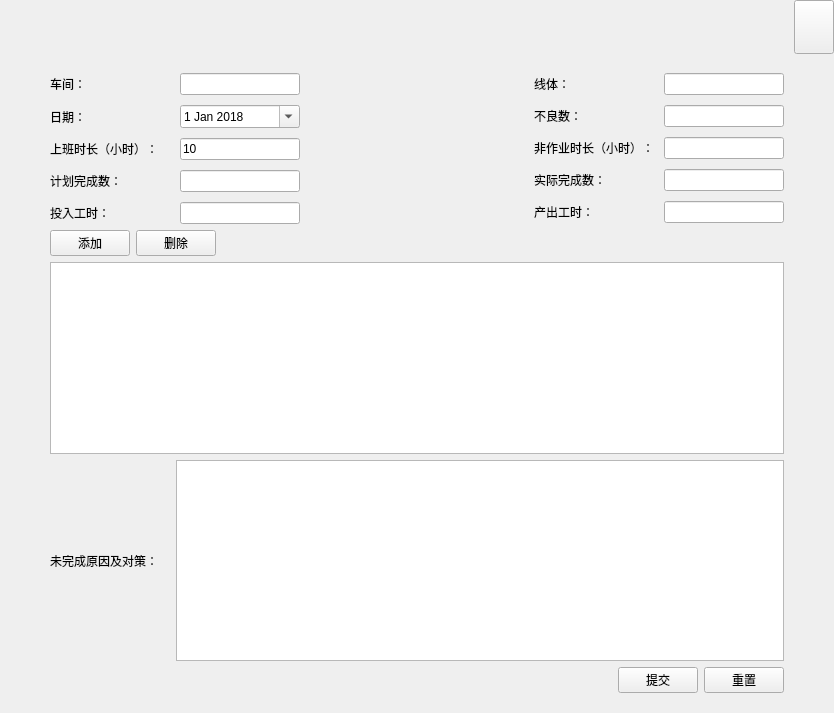
<?xml version="1.0" encoding="UTF-8"?>
<ui version="4.0">
 <class>AddDailyWorkProduct</class>
 <widget class="QWidget" name="AddDailyWorkProduct">
  <property name="geometry">
   <rect>
    <x>0</x>
    <y>0</y>
    <width>834</width>
    <height>713</height>
   </rect>
  </property>
  <property name="windowTitle">
   <string>Form</string>
  </property>
  <layout class="QVBoxLayout" name="verticalLayout_2" stretch="1,10">
   <property name="spacing">
    <number>0</number>
   </property>
   <property name="leftMargin">
    <number>0</number>
   </property>
   <property name="topMargin">
    <number>0</number>
   </property>
   <property name="rightMargin">
    <number>0</number>
   </property>
   <item>
    <widget class="QWidget" name="widgetTitle" native="true">
     <property name="minimumSize">
      <size>
       <width>40</width>
       <height>35</height>
      </size>
     </property>
     <layout class="QHBoxLayout" name="horizontalLayout">
      <property name="spacing">
       <number>0</number>
      </property>
      <property name="leftMargin">
       <number>0</number>
      </property>
      <property name="topMargin">
       <number>0</number>
      </property>
      <property name="rightMargin">
       <number>0</number>
      </property>
      <property name="bottomMargin">
       <number>10</number>
      </property>
      <item>
       <spacer name="horizontalSpacer">
        <property name="orientation">
         <enum>Qt::Horizontal</enum>
        </property>
        <property name="sizeHint" stdset="0">
         <size>
          <width>570</width>
          <height>20</height>
         </size>
        </property>
       </spacer>
      </item>
      <item>
       <widget class="QPushButton" name="btnMenu_Close">
        <property name="sizePolicy">
         <sizepolicy hsizetype="Minimum" vsizetype="Expanding">
          <horstretch>0</horstretch>
          <verstretch>0</verstretch>
         </sizepolicy>
        </property>
        <property name="minimumSize">
         <size>
          <width>30</width>
          <height>30</height>
         </size>
        </property>
        <property name="cursor">
         <cursorShape>ArrowCursor</cursorShape>
        </property>
        <property name="focusPolicy">
         <enum>Qt::NoFocus</enum>
        </property>
        <property name="toolTip">
         <string>关闭</string>
        </property>
        <property name="text">
         <string/>
        </property>
       </widget>
      </item>
     </layout>
    </widget>
   </item>
   <item>
    <widget class="QWidget" name="widget" native="true">
     <layout class="QVBoxLayout" name="verticalLayout_mainWidget" stretch="6,0,0,2,1">
      <property name="leftMargin">
       <number>50</number>
      </property>
      <property name="rightMargin">
       <number>50</number>
      </property>
      <item>
       <layout class="QHBoxLayout" name="horizontalLayout_14" stretch="2,1,2">
        <property name="spacing">
         <number>0</number>
        </property>
        <item>
         <layout class="QVBoxLayout" name="verticalLayout_3">
          <property name="spacing">
           <number>10</number>
          </property>
          <item>
           <layout class="QHBoxLayout" name="horizontalLayout_2">
            <item>
             <widget class="QLabel" name="label">
              <property name="maximumSize">
               <size>
                <width>120</width>
                <height>16777215</height>
               </size>
              </property>
              <property name="text">
               <string>车间：</string>
              </property>
             </widget>
            </item>
            <item>
             <widget class="QLineEdit" name="LE_Department">
              <property name="maximumSize">
               <size>
                <width>120</width>
                <height>16777215</height>
               </size>
              </property>
              <property name="readOnly">
               <bool>true</bool>
              </property>
             </widget>
            </item>
           </layout>
          </item>
          <item>
           <layout class="QHBoxLayout" name="horizontalLayout_4">
            <item>
             <widget class="QLabel" name="label_3">
              <property name="maximumSize">
               <size>
                <width>120</width>
                <height>16777215</height>
               </size>
              </property>
              <property name="text">
               <string>日期：</string>
              </property>
             </widget>
            </item>
            <item>
             <widget class="QDateEdit" name="DE_Date">
              <property name="maximumSize">
               <size>
                <width>120</width>
                <height>16777215</height>
               </size>
              </property>
              <property name="calendarPopup">
               <bool>true</bool>
              </property>
              <property name="date">
               <date>
                <year>2018</year>
                <month>1</month>
                <day>1</day>
               </date>
              </property>
             </widget>
            </item>
           </layout>
          </item>
          <item>
           <layout class="QHBoxLayout" name="horizontalLayout_5">
            <item>
             <widget class="QLabel" name="label_4">
              <property name="maximumSize">
               <size>
                <width>120</width>
                <height>16777215</height>
               </size>
              </property>
              <property name="text">
               <string>上班时长（小时）：</string>
              </property>
             </widget>
            </item>
            <item>
             <widget class="QLineEdit" name="LE_Worktime">
              <property name="maximumSize">
               <size>
                <width>120</width>
                <height>16777215</height>
               </size>
              </property>
              <property name="text">
               <string>10</string>
              </property>
             </widget>
            </item>
           </layout>
          </item>
          <item>
           <layout class="QHBoxLayout" name="horizontalLayout_9">
            <item>
             <widget class="QLabel" name="label_6">
              <property name="minimumSize">
               <size>
                <width>120</width>
                <height>0</height>
               </size>
              </property>
              <property name="maximumSize">
               <size>
                <width>120</width>
                <height>16777215</height>
               </size>
              </property>
              <property name="text">
               <string>计划完成数：</string>
              </property>
             </widget>
            </item>
            <item>
             <widget class="QLineEdit" name="LE_PlanProductQty">
              <property name="minimumSize">
               <size>
                <width>120</width>
                <height>0</height>
               </size>
              </property>
              <property name="maximumSize">
               <size>
                <width>120</width>
                <height>16777215</height>
               </size>
              </property>
             </widget>
            </item>
           </layout>
          </item>
          <item>
           <layout class="QHBoxLayout" name="horizontalLayout_17">
            <item>
             <widget class="QLabel" name="label_13">
              <property name="minimumSize">
               <size>
                <width>120</width>
                <height>0</height>
               </size>
              </property>
              <property name="maximumSize">
               <size>
                <width>120</width>
                <height>16777215</height>
               </size>
              </property>
              <property name="text">
               <string>投入工时：</string>
              </property>
             </widget>
            </item>
            <item>
             <widget class="QLineEdit" name="LE_inputWorkTime">
              <property name="minimumSize">
               <size>
                <width>120</width>
                <height>0</height>
               </size>
              </property>
              <property name="maximumSize">
               <size>
                <width>120</width>
                <height>16777215</height>
               </size>
              </property>
             </widget>
            </item>
           </layout>
          </item>
         </layout>
        </item>
        <item>
         <spacer name="horizontalSpacer_2">
          <property name="orientation">
           <enum>Qt::Horizontal</enum>
          </property>
          <property name="sizeHint" stdset="0">
           <size>
            <width>40</width>
            <height>20</height>
           </size>
          </property>
         </spacer>
        </item>
        <item>
         <layout class="QVBoxLayout" name="verticalLayout">
          <property name="spacing">
           <number>10</number>
          </property>
          <item>
           <layout class="QHBoxLayout" name="horizontalLayout_3">
            <item>
             <widget class="QLabel" name="label_2">
              <property name="maximumSize">
               <size>
                <width>120</width>
                <height>16777215</height>
               </size>
              </property>
              <property name="text">
               <string>线体：</string>
              </property>
             </widget>
            </item>
            <item>
             <widget class="QLineEdit" name="LE_ProductLine">
              <property name="maximumSize">
               <size>
                <width>120</width>
                <height>16777215</height>
               </size>
              </property>
              <property name="readOnly">
               <bool>true</bool>
              </property>
             </widget>
            </item>
           </layout>
          </item>
          <item>
           <layout class="QHBoxLayout" name="horizontalLayout_12">
            <item>
             <widget class="QLabel" name="label_badQty">
              <property name="minimumSize">
               <size>
                <width>120</width>
                <height>0</height>
               </size>
              </property>
              <property name="maximumSize">
               <size>
                <width>120</width>
                <height>16777215</height>
               </size>
              </property>
              <property name="text">
               <string>不良数：</string>
              </property>
             </widget>
            </item>
            <item>
             <widget class="QLineEdit" name="LE_badQty">
              <property name="maximumSize">
               <size>
                <width>120</width>
                <height>16777215</height>
               </size>
              </property>
             </widget>
            </item>
           </layout>
          </item>
          <item>
           <layout class="QHBoxLayout" name="horizontalLayout_8">
            <item>
             <widget class="QLabel" name="label_9">
              <property name="maximumSize">
               <size>
                <width>120</width>
                <height>16777215</height>
               </size>
              </property>
              <property name="text">
               <string>非作业时长（小时）：</string>
              </property>
             </widget>
            </item>
            <item>
             <widget class="QLineEdit" name="LE_NoWorktime">
              <property name="maximumSize">
               <size>
                <width>120</width>
                <height>16777215</height>
               </size>
              </property>
             </widget>
            </item>
           </layout>
          </item>
          <item>
           <layout class="QHBoxLayout" name="horizontalLayout_10">
            <item>
             <widget class="QLabel" name="label_8">
              <property name="minimumSize">
               <size>
                <width>120</width>
                <height>0</height>
               </size>
              </property>
              <property name="maximumSize">
               <size>
                <width>120</width>
                <height>16777215</height>
               </size>
              </property>
              <property name="text">
               <string>实际完成数：</string>
              </property>
             </widget>
            </item>
            <item>
             <widget class="QLineEdit" name="LE_RealProductQty">
              <property name="minimumSize">
               <size>
                <width>120</width>
                <height>0</height>
               </size>
              </property>
              <property name="maximumSize">
               <size>
                <width>120</width>
                <height>16777215</height>
               </size>
              </property>
             </widget>
            </item>
           </layout>
          </item>
          <item>
           <layout class="QHBoxLayout" name="horizontalLayout_18">
            <item>
             <widget class="QLabel" name="label_14">
              <property name="minimumSize">
               <size>
                <width>120</width>
                <height>0</height>
               </size>
              </property>
              <property name="maximumSize">
               <size>
                <width>120</width>
                <height>16777215</height>
               </size>
              </property>
              <property name="text">
               <string>产出工时：</string>
              </property>
             </widget>
            </item>
            <item>
             <widget class="QLineEdit" name="LE_outputWorkTime">
              <property name="minimumSize">
               <size>
                <width>120</width>
                <height>0</height>
               </size>
              </property>
              <property name="maximumSize">
               <size>
                <width>120</width>
                <height>16777215</height>
               </size>
              </property>
             </widget>
            </item>
           </layout>
          </item>
         </layout>
        </item>
       </layout>
      </item>
      <item>
       <layout class="QHBoxLayout" name="horizontalLayout_6">
        <item>
         <widget class="QPushButton" name="Btn_addProcutType">
          <property name="text">
           <string>添加</string>
          </property>
         </widget>
        </item>
        <item>
         <widget class="QPushButton" name="Btn_deleteProcutType">
          <property name="text">
           <string>删除</string>
          </property>
         </widget>
        </item>
        <item>
         <spacer name="horizontalSpacer_4">
          <property name="orientation">
           <enum>Qt::Horizontal</enum>
          </property>
          <property name="sizeHint" stdset="0">
           <size>
            <width>40</width>
            <height>20</height>
           </size>
          </property>
         </spacer>
        </item>
       </layout>
      </item>
      <item>
       <widget class="QTableWidget" name="tableWidget_productType"/>
      </item>
      <item>
       <layout class="QHBoxLayout" name="horizontalLayout_15" stretch="3">
        <item>
         <layout class="QHBoxLayout" name="horizontalLayout_11">
          <item>
           <widget class="QLabel" name="LB_uncompleteReason">
            <property name="minimumSize">
             <size>
              <width>120</width>
              <height>0</height>
             </size>
            </property>
            <property name="maximumSize">
             <size>
              <width>120</width>
              <height>16777215</height>
             </size>
            </property>
            <property name="text">
             <string>未完成原因及对策：</string>
            </property>
           </widget>
          </item>
          <item>
           <widget class="QTextEdit" name="TE_UncompleteReason"/>
          </item>
         </layout>
        </item>
       </layout>
      </item>
      <item>
       <layout class="QHBoxLayout" name="horizontalLayout_sumit">
        <item>
         <spacer name="horizontalSpacer_3">
          <property name="orientation">
           <enum>Qt::Horizontal</enum>
          </property>
          <property name="sizeHint" stdset="0">
           <size>
            <width>40</width>
            <height>20</height>
           </size>
          </property>
         </spacer>
        </item>
        <item>
         <widget class="QPushButton" name="Btn_DailyWorkSubmit">
          <property name="text">
           <string>提交</string>
          </property>
         </widget>
        </item>
        <item>
         <widget class="QPushButton" name="Btn_Reset">
          <property name="text">
           <string>重置</string>
          </property>
         </widget>
        </item>
       </layout>
      </item>
     </layout>
    </widget>
   </item>
  </layout>
 </widget>
 <resources/>
 <connections/>
</ui>
